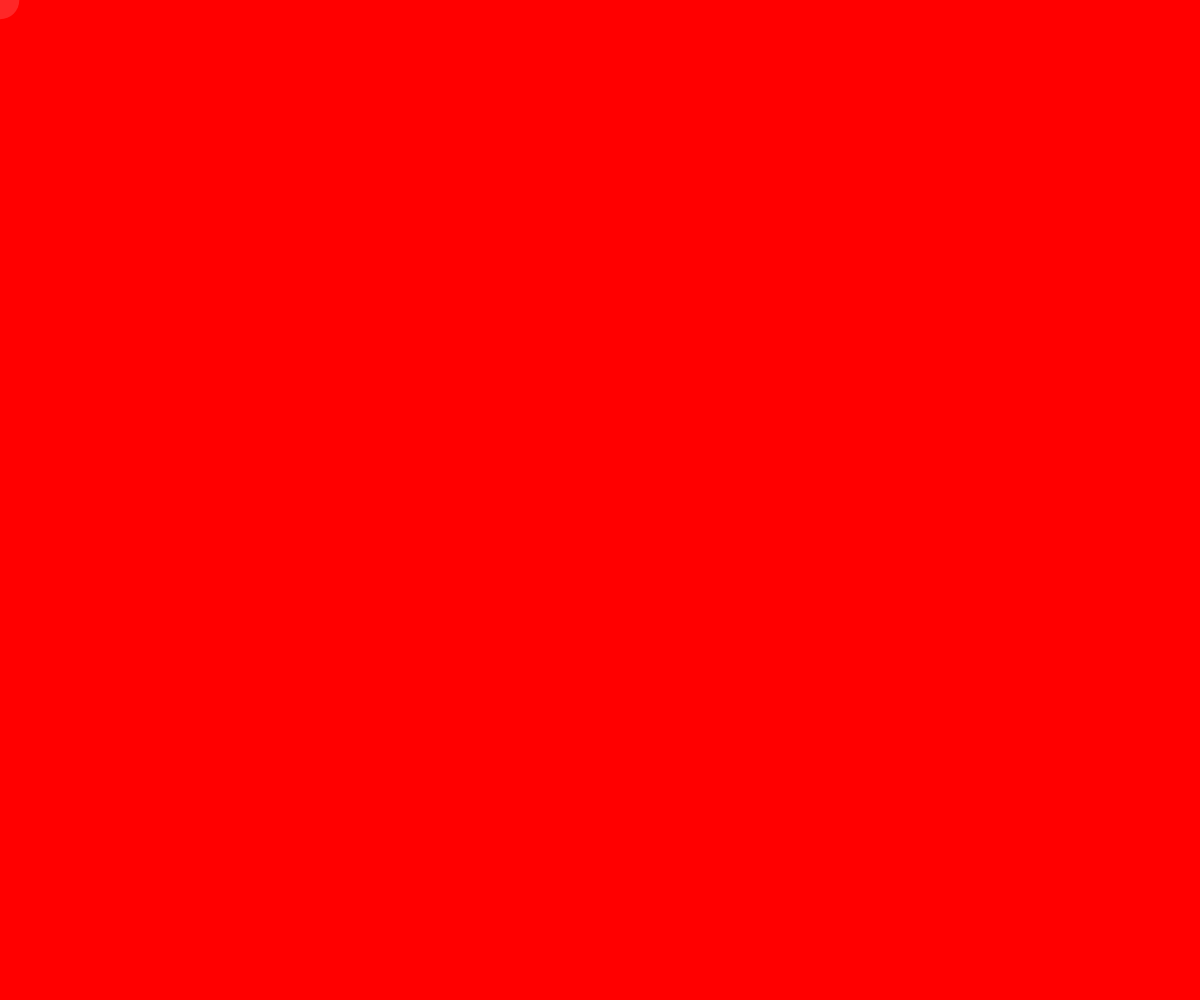
Frame 1 (no input)
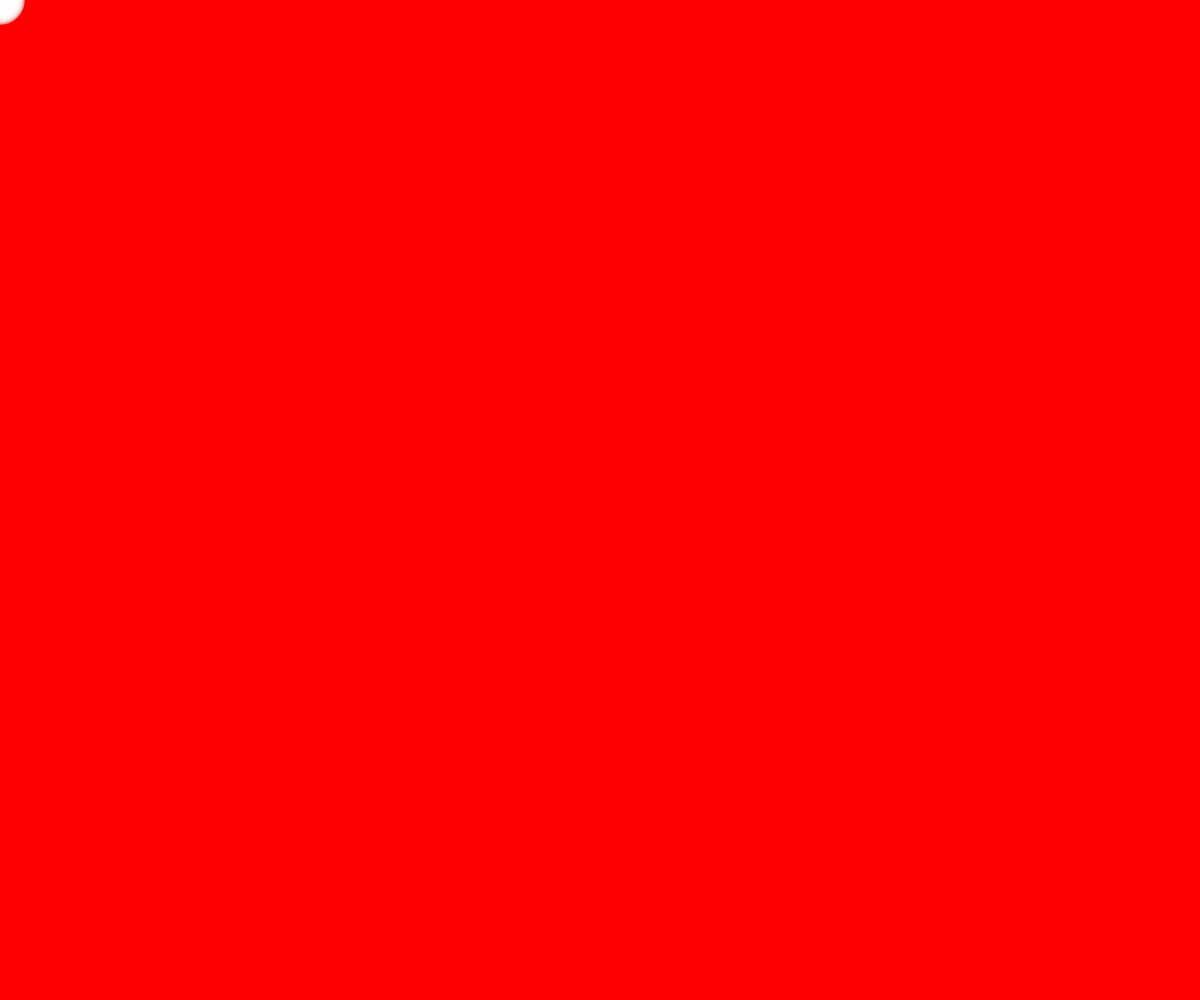
Frame 60 (no input)
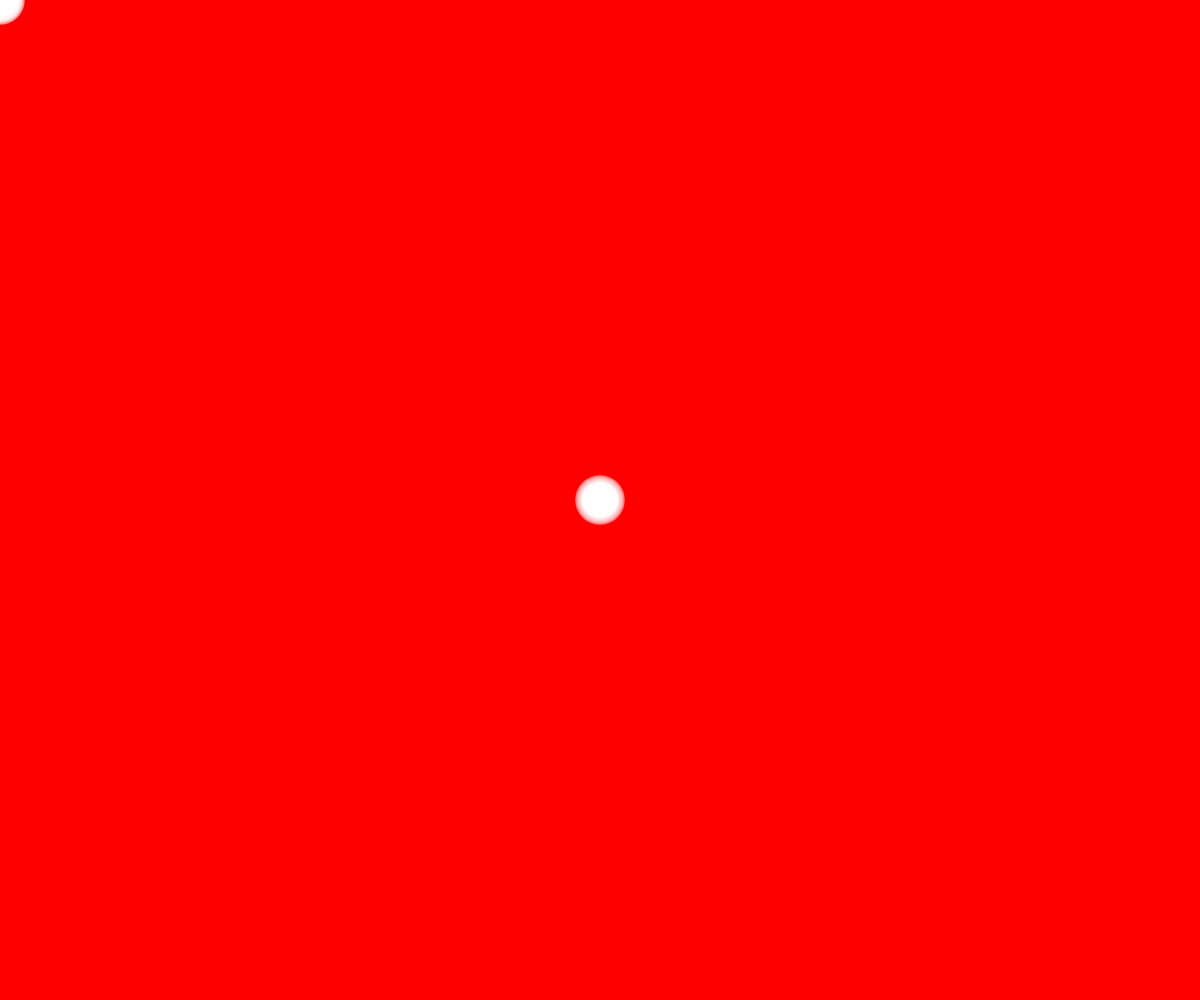
Frame 120 (the mouse pressed at the canvas centre since frame 60)

The p5.js sketch that drew these frames (run headless with seeded random() and noise() and a simulated clock; from frame 60 on, the mouse is pressed at the canvas centre):

// p5.js sketch
// ── sketch.js
var d;

function setup() {
  createCanvas(windowWidth, windowHeight);
background(255,0,0);
  //para porfa frameRate(0);
}

function draw() {
  d = random(10, 50);
  noStroke();
  fill(255, d);
 ellipse(mouseX, mouseY, d, d);
}
